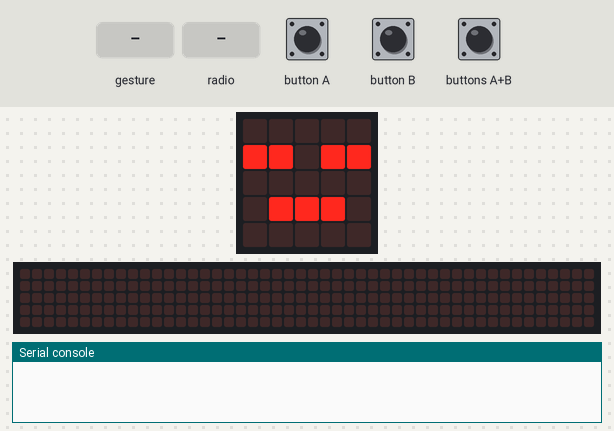
Bench run of a program on a simulated BBC micro:bit (MakeCode). Shown: the board's 5×5 LED display, a strip that is not on the board, showing the scrolling text unrolled, the last lines printed to the serial console. The inputs (shaded band) are chosen by the test bench. No radio messages arrive unless stated (any console line starting 'radio sent:' is added by the test bench); a tilt is held for 1.5 s and a shake lasts 1 s, then the board lies face up again; the 48×5 strip is a reading aid, not a part: it shows the text the display is scrolling, unrolled, one strip-width of it at a time.

Above: at 1.2 s.
1.3 s: gesture 'shake'
At 2.4 s:
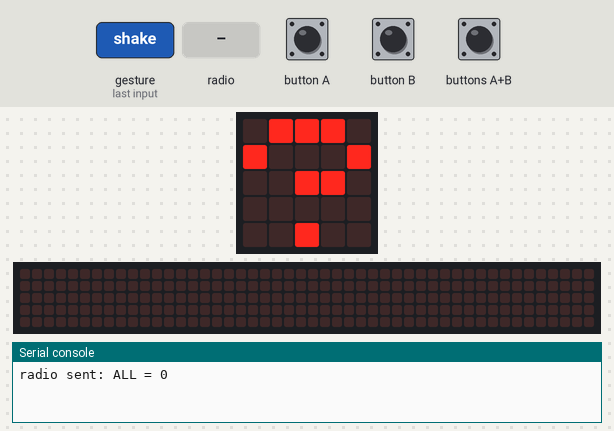
4.0 s: buttons A+B pressed for 0.15 s
5.9 s: radio message "ALL=1" arrives
At 6.0 s:
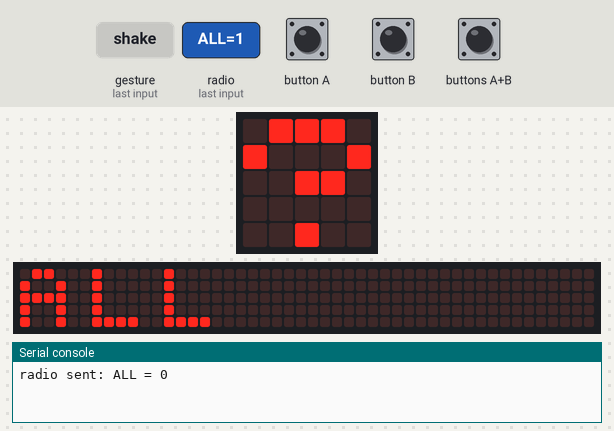
7.8 s: button A pressed for 0.15 s
8.5 s: button B pressed for 0.15 s
9.2 s: radio message "ALL=0" arrives
At 18.91 s:
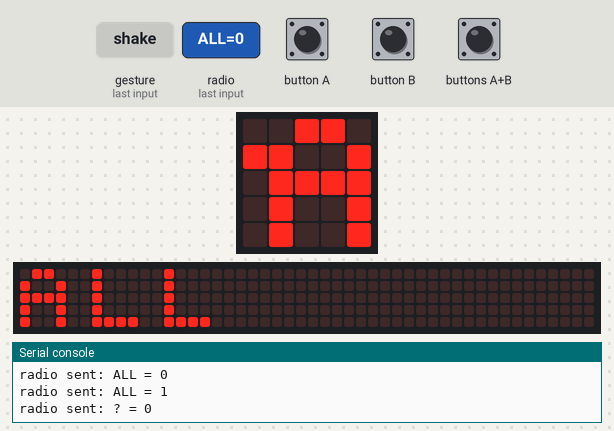

Measured:
- after the input at 1.3 s, the display: changes after 0.54 s (image 1)
- after the input at 5.9 s, the display: changes at once (image 2)
- what the display in image 1 shows lasts 0.8 s, from 1.8 s to 2.6 s

The program:

main.ts
```typescript
//  #initialisation
radio.setFrequencyBand(83)
radio.setGroup(10)
radio.setTransmitPower(7)
let is_question = false
let preums = "?"
basic.forever(function on_forever() {

    if (!is_question) {
        basic.showIcon(IconNames.Asleep)
    } else {
        basic.showString(preums)
    }


})
//  valide la réponse
input.onButtonPressed(Button.A, function on_button_pressed_a() {

    if (is_question) {
        radio.sendValue(preums, 1)
        preums = "?"
        is_question = true
        basic.showString(preums)
    }

})
//  annule la réponse
input.onButtonPressed(Button.B, function on_button_pressed_b() {

    if (is_question) {
        radio.sendValue(preums, 0)
        preums = "?"
        is_question = true
        basic.showString(preums)
    }

})
// reset du receveur
input.onButtonPressed(Button.AB, function on_button_pressed_ab() {

    is_question = true
    preums = "?"
    basic.showString(preums)
})
radio.onReceivedValue(function on_received_value(name: string, value: number) {

    if (is_question && preums == "?") {
        preums = name
    }

    basic.showString(preums)
})
input.onGesture(Gesture.Shake, function on_gesture_shake() {
    radio.sendValue("ALL", 0)
    basic.showString(preums)
})
```

test.ts
```typescript
// les tests vont ici ; cela ne sera pas compilé si ce paquet est utilisé en tant qu'extension.
```
